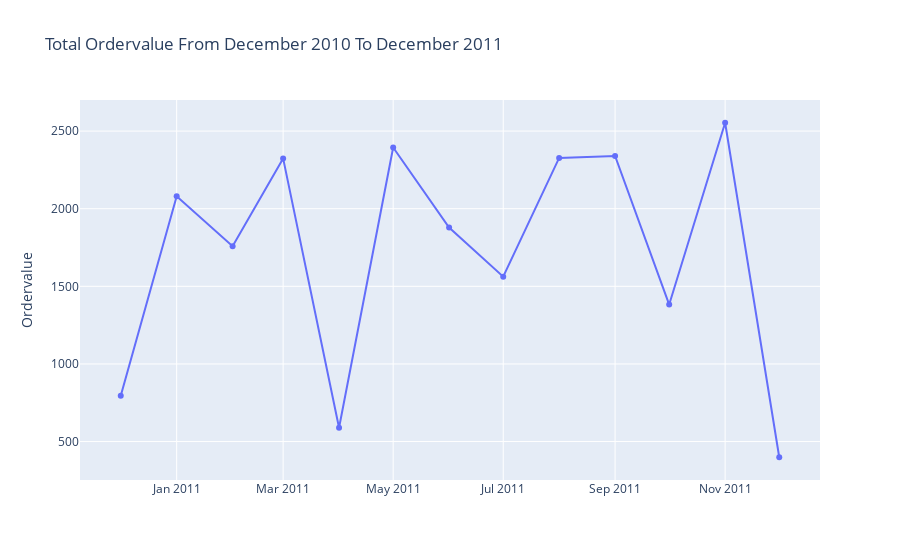

Here is the notebook cell this chart was saved with:
### Code cell
fig = px.line(df_EDA.groupby(['year_month'])['ordervalue'].sum().reset_index(),
       x='year_month', y='ordervalue', title='Total Ordervalue From December 2010 To December 2011',
              labels={'year_month':'', 'ordervalue':'Ordervalue'}, markers=True)
fig.show()

### Figure 1 — Plotly figure (JSON) as saved in the notebook; plotly's stock layout.template omitted (floating-point values rounded to 4 significant figures)
{"data": [{"hovertemplate": "=%{x}<br>Ordervalue=%{y}<extra></extra>", "legendgroup": "", "line": {"color": "#636efa", "dash": "solid"}, "marker": {"symbol": "circle"}, "mode": "lines+markers", "name": "", "orientation": "v", "showlegend": false, "type": "scatter", "x": ["2010-12", "2011-01", "2011-02", "2011-03", "2011-04", "2011-05", "2011-06", "2011-07", "2011-08", "2011-09", "2011-10", "2011-11", "2011-12"], "xaxis": "x", "y": [795.3, 2080.0, 1759.0, 2324.0, 588.8, 2394.0, 1879.0, 1562.0, 2327.0, 2340.0, 1383.0, 2554.0, 398.9], "yaxis": "y"}], "layout": {"legend": {"tracegroupgap": 0}, "title": {"text": "Total Ordervalue From December 2010 To December 2011"}, "xaxis": {"anchor": "y", "domain": [0, 1], "title": {"text": ""}}, "yaxis": {"anchor": "x", "domain": [0, 1], "title": {"text": "Ordervalue"}}}}
